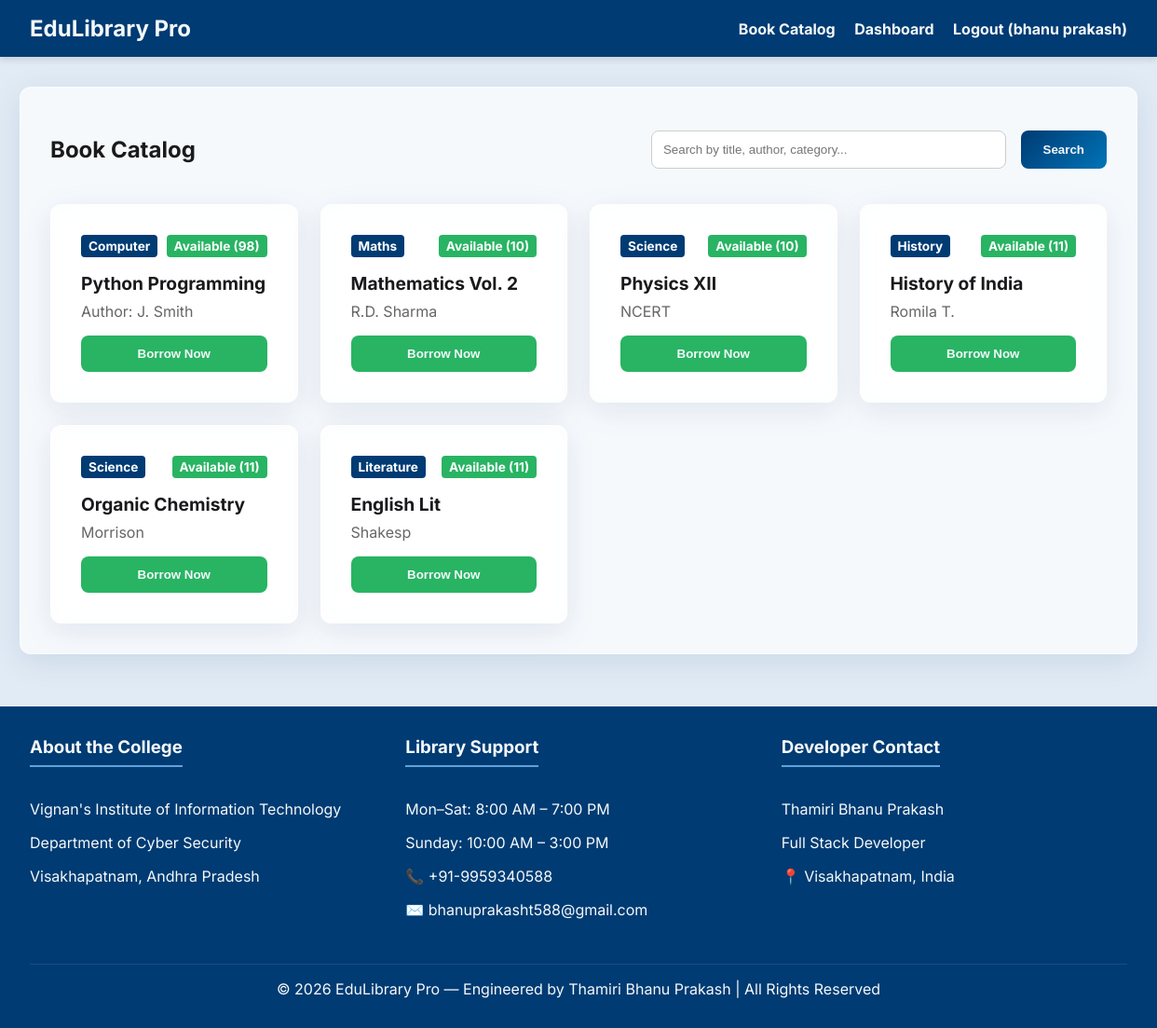
Screenshot of /catalog (signed in) with the database file from the repository.
### models.py (models this page shows)
class User(Base):
    __tablename__ = "users"
    id = Column(Integer, primary_key=True, index=True)
    library_id = Column(String, unique=True, index=True)
    name = Column(String)
    email = Column(String, unique=True, index=True)
    phone = Column(String)
    dob = Column(Date)
    grade_class = Column(String)
    roll_no = Column(String, nullable=True)
    profession = Column(String) # Student, Teacher, Admin
    password_hash = Column(String)
    created_at = Column(DateTime, default=datetime.datetime.utcnow)
    loans = relationship("Loan", back_populates="user")
    fines = relationship("Fine", back_populates="user")
    activities = relationship("ActivityLog", back_populates="user")

class Book(Base):
    __tablename__ = "books"
    id = Column(Integer, primary_key=True, index=True)
    title = Column(String, index=True)
    author = Column(String, index=True)
    category = Column(String, index=True)
    isbn = Column(String, unique=True, index=True, nullable=True)
    total_copies = Column(Integer, default=1)
    available_copies = Column(Integer, default=1)
    loans = relationship("Loan", back_populates="book")

### main.py (the view)
@app.get("/catalog", response_class=HTMLResponse)
async def catalog(request: Request, search: str = None, db: Session = Depends(get_db)):
    user = auth.get_current_user_from_cookie(request, db)
    if search:
        books = crud.search_books(db, search)
    else:
        books = crud.get_books(db)
    return templates.TemplateResponse(request=request, name="catalog.html", context={"user": user, "books": books, "search": search})

### templates/catalog.html
{% extends "base.html" %}
{% block content %}
<div class="glass card">
    <div style="display: flex; justify-content: space-between; align-items: center; margin-bottom: 1.5rem;">
        <h2>Book Catalog</h2>
        <form action="/catalog" method="GET" style="display: flex; gap: 1rem; flex: 0.5;">
            <input type="text" name="search" placeholder="Search by title, author, category..." value="{{ search or '' }}" style="margin: 0; flex: 1;">
            <button type="submit" class="btn" style="white-space: nowrap;">Search</button>
        </form>
    </div>
    <div class="catalog-grid">
        {% for book in books %}
        <div class="glass card book-card" style="margin-bottom: 0;">
            <div style="display: flex; justify-content: space-between; align-items: start; margin-bottom: 1rem;">
                <span class="badge" style="background: var(--primary-color); color: white;">{{ book.category }}</span>
                {% if book.available_copies > 0 %}
                    <span class="badge badge-active">Available ({{ book.available_copies }})</span>
                {% else %}
                    <span class="badge badge-overdue">Issued</span>
                {% endif %}
            </div>
            <div class="title">{{ book.title }}</div>
            <div class="author">{{ book.author }}</div>
            <div class="actions">
                {% if book.available_copies > 0 %}
                <form action="/issue/{{ book.id }}" method="POST" style="margin: 0;">
                    <button type="submit" class="btn btn-success" style="width: 100%;">Borrow Now</button>
                </form>
                {% else %}
                <button class="btn btn-danger" style="width: 100%; opacity: 0.7; cursor: not-allowed;" disabled>Out of Stock</button>
                {% endif %}
            </div>
        </div>
        {% else %}
        <p>No books found.</p>
        {% endfor %}
    </div>
</div>
{% endblock %}

### templates/base.html (shortened to what this page needs)
<!DOCTYPE html>
<html lang="en">
<head>
    <link rel="stylesheet" href="/static/css/style.css">
</head>
<body>
    <header>
        <h1>EduLibrary Pro</h1>
        <nav>
            {% if user %}
                <a href="/catalog">Book Catalog</a>
                <a href="/dashboard">Dashboard</a>
                <a href="/logout">Logout ({{ user.name }})</a>
            {% else %}
                <a href="/">Login</a>
                <a href="/register">Register</a>
            {% endif %}
        </nav>
    </header>
    <main class="container">
        {% block content %}{% endblock %}
    </main>
    <footer>
        <div class="footer-content">
            <div class="footer-section">
                <h3>About the College</h3>
                <p>Vignan's Institute of Information Technology</p>
                <p>Department of Cyber Security</p>
                <p>Visakhapatnam, Andhra Pradesh</p>
            </div>
            <div class="footer-section">
                <h3>Library Support</h3>
                <p>Mon–Sat: 8:00 AM – 7:00 PM</p>
                <p>Sunday: 10:00 AM – 3:00 PM</p>
                <p>📞 +91-9959340588</p>
                <p>✉️ bhanuprakasht588@gmail.com</p>
            </div>
            <div class="footer-section">
                <h3>Developer Contact</h3>
                <p>Thamiri Bhanu Prakash</p>
                <p>Full Stack Developer</p>
                <p>📍 Visakhapatnam, India</p>
            </div>
        </div>
        <div class="footer-bottom">
            &copy; 2026 EduLibrary Pro — Engineered by Thamiri Bhanu Prakash | All Rights Reserved
        </div>
    </footer>
</body>
</html>

### static/css/style.css (style rules this page uses)
:root { --primary-color: #003B73; --secondary-color: #0074B7; --accent-color: #60A3D9; --background-color: #E1EBF5; --surface-color: #FFFFFF; --text-color: #1A1A1D; --text-light: #F4F9F9; --danger-color: #D64161; --success-color: #28B463; }
body { font-family: 'Inter', 'Roboto', sans-serif; background-color: var(--background-color); color: var(--text-color); margin: 0; padding: 0; display: flex; flex-direction: column; min-height: 100vh; }
.glass { background: rgba(255, 255, 255, 0.7); backdrop-filter: blur(10px); -webkit-backdrop-filter: blur(10px); border-radius: 12px; border: 1px solid rgba(255, 255, 255, 0.3); box-shadow: 0 8px 32px 0 rgba(0, 59, 115, 0.1); }
header { background-color: var(--primary-color); color: var(--text-light); padding: 1rem 2rem; display: flex; justify-content: space-between; align-items: center; box-shadow: 0 4px 6px rgba(0,0,0,0.1); }
header a { color: var(--text-light); text-decoration: none; font-weight: bold; margin-left: 1rem; }
header h1 { margin: 0; font-size: 1.5rem; }
.container { flex: 1; max-width: 1200px; margin: 2rem auto; padding: 0 1rem; width: 100%; }
.card { padding: 2rem; margin-bottom: 1.5rem; }
.btn { background: linear-gradient(135deg, var(--primary-color), var(--secondary-color)); color: var(--text-light); border: none; padding: 0.75rem 1.5rem; border-radius: 8px; cursor: pointer; font-weight: bold; transition: transform 0.2s, box-shadow 0.2s; text-decoration: none; display: inline-block; }
.btn-success { background: var(--success-color); }
input, select { width: 100%; padding: 0.75rem; margin-bottom: 1rem; border: 1px solid #ccc; border-radius: 8px; box-sizing: border-box; }
footer { background-color: var(--primary-color); color: var(--text-light); padding: 2rem; margin-top: auto; }
.footer-content { display: grid; grid-template-columns: repeat(auto-fit, minmax(250px, 1fr)); gap: 2rem; max-width: 1200px; margin: 0 auto; }
.footer-section h3 { margin-top: 0; border-bottom: 2px solid var(--accent-color); padding-bottom: 0.5rem; display: inline-block; }
.footer-bottom { text-align: center; margin-top: 2rem; padding-top: 1rem; border-top: 1px solid rgba(255,255,255,0.1); }
.badge { padding: 0.25rem 0.5rem; border-radius: 4px; font-size: 0.85rem; font-weight: bold; }
.badge-active { background-color: var(--success-color); color: white; }
.catalog-grid { display: grid; grid-template-columns: repeat(auto-fill, minmax(250px, 1fr)); gap: 1.5rem; }
.book-card { display: flex; flex-direction: column; }
.book-card .title { font-size: 1.2rem; font-weight: bold; margin-bottom: 0.5rem; }
.book-card .author { color: #666; margin-bottom: 1rem; }
.book-card .actions { margin-top: auto; }

### rows the page displays
User: name "bhanu prakash"
Book: category "Computer", available_copies "98", title "Python Programming", author "Author: J. Smith"
Book: category "Maths", available_copies "10", title "Mathematics Vol. 2", author "R.D. Sharma"
Book: category "Science", available_copies "10", title "Physics XII", author "NCERT"
Book: category "History", available_copies "11", title "History of India", author "Romila T."
Book: category "Science", available_copies "11", title "Organic Chemistry", author "Morrison"
Book: category "Literature", available_copies "11", title "English Lit", author "Shakesp"
